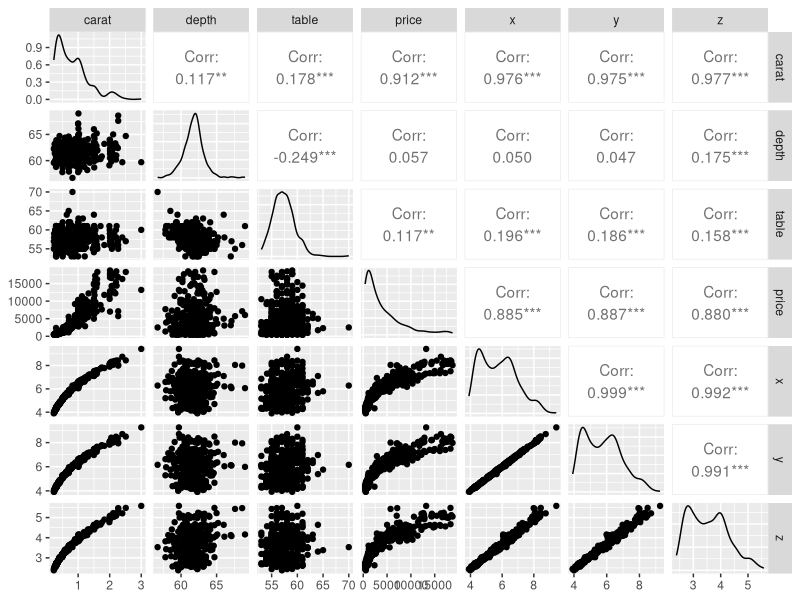
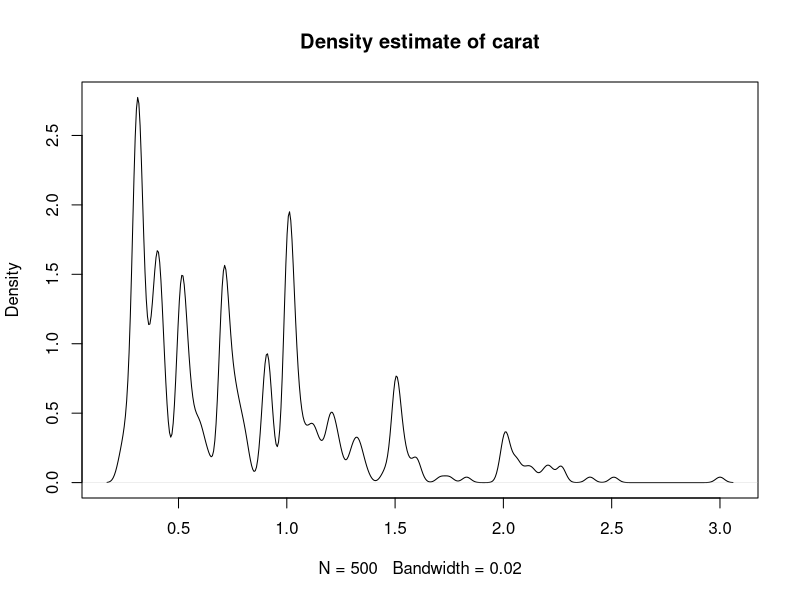
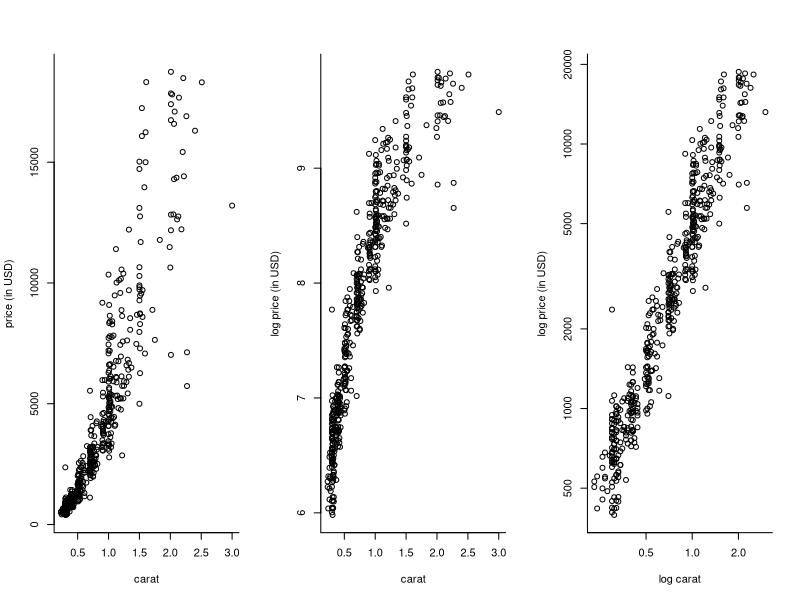
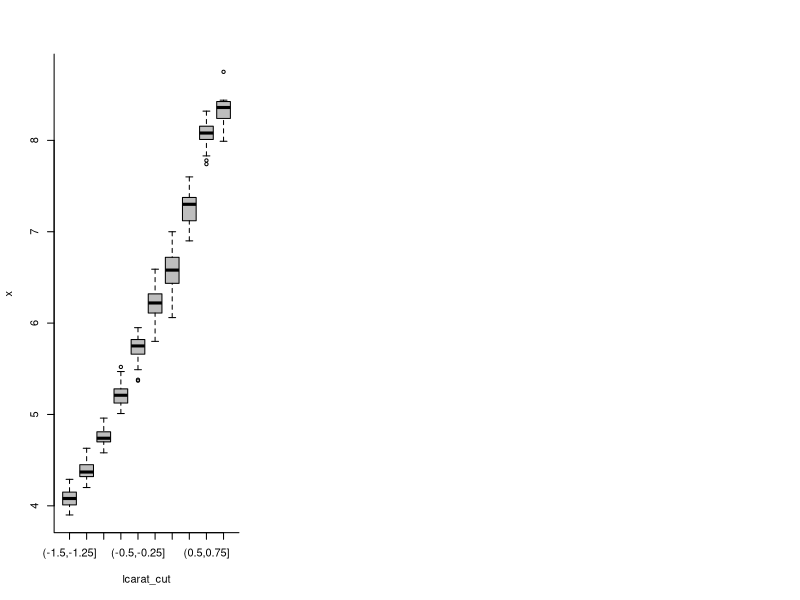
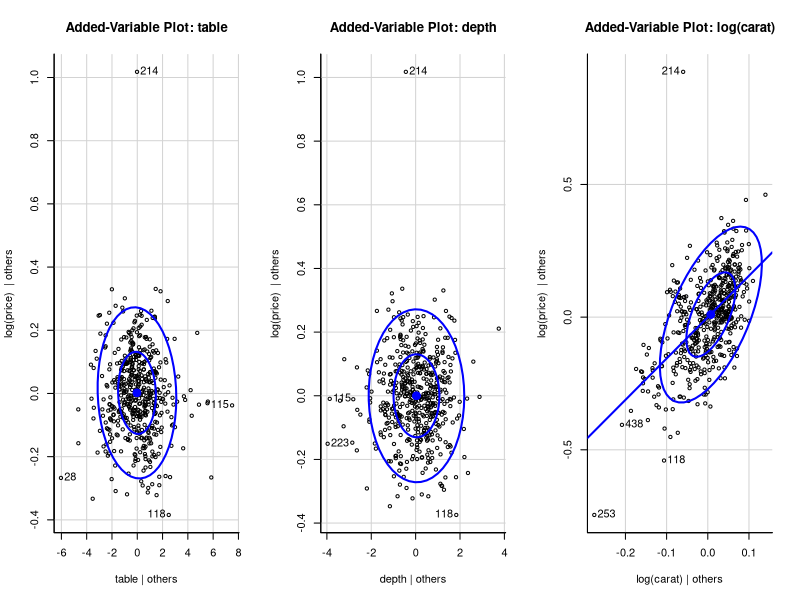

Reproduce these figures in R, in order. (Note: this script raises an error after producing the figures.)
## ---- chunk 1
options(show.signif.stars=FALSE)
bl <- scales::alpha("black", 0.5)
par(pch = 20, col = bl, bty = "l")
rm(list = ls())
## ---- chunk 2
#install.packages("ggplot2")
library(ggplot2); library(car)
data(diamonds, package = "ggplot2")
help(diamonds)
#Subsample because the dataset is very large
set.seed(1234) #Fix RNG seed so as to make output reproducible
di <- diamonds[sample.int(size = 500, replace = FALSE, n = nrow(diamonds)), ]
attach(di)
## ---- chunk 3
str(di)
apply(di, 2, range)
print(GGally::ggpairs(di[,-(2:4)], progress = FALSE))
table(cut)
table(clarity)
table(color)
graphics.off()
plot(density(carat, bw = 0.02), main = "Density estimate of carat")
## ---- chunk 4
par(mfrow = c(1, 3), bty = "l")
plot(x = carat, y = price, ylab = "price (in USD)", xlab = "carat")
plot(carat, log(price), ylab = "log price (in USD)", xlab = "carat")
plot(carat, price, log="xy", ylab = "log price (in USD)", xlab = "log carat")
## ---- chunk 5
lcarat_cut <- cut(log(carat), breaks = seq(-1.5, 1, by = 0.25))
boxplot(x ~ lcarat_cut, col = 'grey')
## ---- chunk 6
#Small model
redu_mod <- lm(log(price) ~ log(carat))
#Unordered factors (so they are interpretable)
#Ordered factors use an orthogonal decomposition
cut <- factor(cut, ordered = FALSE)
color <- factor(color, ordered = FALSE)
clarity <- factor(clarity, ordered = FALSE)
#Full additive model
full_mod <- lm(log(price) ~ log(carat) + cut + color + clarity + depth + table + x)
summ_full <- summary(full_mod)
knitr::kable(coef(summ_full), digits = 3)
RSS_full <- summ_full$sigma^2 * summ_full$df[2]
#RSS_full <- crossprod(resid(full_mod))[1]
## ---- chunk 7
par(mfrow = c(1, 3))
car::avPlot(full_mod, variable = "table", ellipse = TRUE, col.lines = NULL)
#spherical implies no correlation
car::avPlot(full_mod, variable = "depth", ellipse = TRUE, col.lines = NULL) 
car::avPlot(full_mod, variable = "log(carat)", ellipse = TRUE)
## ---- chunk 8
anova(lm(log(price) ~ log(carat) + cut + color + clarity + x), full_mod)
## ---- chunk 9
drop1(lm(log(price) ~ log(carat) + cut + color + clarity + x), test = "F")
## ---- chunk 10
add_step1 <- add1(redu_mod, scope = formula(full_mod), scale = RSS_full, test = "F")
form <- deparse(formula(redu_mod))
while(length(which(add_step1[,"Pr(>F)"] < 0.05)) > 0){
  new_var <- rownames(add_step1)[which.max(add_step1[,"F value"])]
  form <- paste(form, new_var, sep = " + ")
  add_step1 <- add1(update(redu_mod, formula = form), 
                    scope = formula(full_mod), scale = RSS_full, test = "F")
}
## ---- chunk 11
add1(lm(formula = form, data = di),
        scope =  as.formula(paste(form, "+ log(carat):color + log(carat):clarity + 
                                  log(carat):cut", collapse = "")),
     test = "F")
## ---- chunk 12
BIC_search <- formula(step(full_mod, trace = 0, k = log(nrow(di)))) #BIC
#Search within space of main effect-only models
BIC_mod <- lm(BIC_search, data = di) 
final_mod <- lm(log(price) ~ log(carat) + cut + color + clarity + 
                  x + table + log(carat):cut, data = di)
#summary(final_mod)
## ---- chunk 13
#Leave-one-out cross validation
PRESS <- function(model){crossprod(rstandard(model, type = "pred"))[1,1]}
round(c("reduced model" = PRESS(redu_mod), #underfit?
        "final model " = PRESS(final_mod),
        "full model" = PRESS(full_mod)),
  digits = 2) #overfitting
## ---- chunk 14
K <- 10
#Manually perform cross fold validation
KfoldCV <- function(fitted.mod, K, ...){
  data <- model.matrix(fitted.mod) #design matrix
  y <- fitted.mod$model[,1] #response
  n <- nrow(data)
  #Shuffle the indices
  inds <- sample.int(n = n, size = n, replace = FALSE)
  #Split into K groups of ~ equal size (from https://stackoverflow.com/a/16275428)
  form_group <- function(x, n){ split(x, cut(seq_along(x), n, labels = FALSE)) }
  groups <- form_group(inds, K)
  #Obtain prediction from K-folds
  preds <- rep(NA, n)
  for(j in 1:K){
   preds[groups[[j]]] <- data[groups[[j]],] %*% 
                            lm(y[-groups[[j]]] ~ -1 + data[-groups[[j]],])$coef
  } 
  #Compute prediction error
  crossprod(preds - y)[1,1]
}
## Because splitting is random, get different answer
round(c("reduced model" = median(replicate(KfoldCV(fitted.mod = redu_mod, K = K), n = 100)),
        "final model " = median(replicate(KfoldCV(fitted.mod = final_mod, K = K), n = 100)),
        "additive forward" = median(replicate(KfoldCV(fitted.mod = BIC_mod, K = K), n = 100))),
        digits = 2)
## ---- chunk 15
par(mfrow = c(2, 2), mar = c(5, 5, 1.5, 0.5))
bl <- scales::alpha("black", 0.5) #semi-transparent black
n <- nrow(di)
#plot(final_mod)

#Student Q-Q plot
qqPlot(final_mod, simulate = 1999, envelope = TRUE,
       ylab = "Externally studentized residuals", 
       xlab = "Theoretical student quantiles", 
       pch = 20, col = bl)
#Residuals vs fitted values
residualPlot(final_mod, type = "rstudent", quadratic = FALSE, 
             pch = 20, ylab = "Externally studentized residuals")
#Cook distance
plot(cooks.distance(final_mod), col = bl, pch = 20, ylab = "Cook's distances")
abline(h = 8/(n-2*length(coef(final_mod))), col = 2)
influencePlot(final_mod)
## ---- chunk 16
library(leaps)
#Generate random noise
simulation <- function(n = 25, p = 10, method = c("BIC", "Cp"), correlated = TRUE){
  method <- match.arg(method)
  require(leaps)
  if(correlated){
    #Simulate a random covariance matrix
    Sig<- rWishart(1, p + 2, diag(1, p) / (p + 2) + matrix(0.2, ncol = p, nrow = p))[,,1]
    #Simulate homoskedastic multivariate Normal observations
    X <- mvtnorm::rmvnorm(n = n, sigma = cov2cor(Sig))
    #Create a vector with no intercept, but with some regressors
    y <- c(X[,1:5] %*% runif(5, min = -1, max = 1) + rnorm(n))
  } else{
    #Random and uncorrelated regressors and design matrix entries
    y <- rnorm(n)
    X <- matrix(rnorm(10 * n), ncol = p)
  }
  data <- data.frame(y = y, X = X)
  if(method == "BIC"){
    # Find best model of each side using BIC
    # Compute using forward - backward
    modsef <- step(lm(y~1), direction = "both", k = log(nrow(X)), 
                   scope = list(lower = ~1, upper = ~.), data = data, trace = FALSE)
    modseb <- step(lm(y~., data = data), direction = "both", k = log(nrow(X)), 
                   scope = list(lower = ~1, upper = ~.), data = data, trace = FALSE)
    ind <- which.min(c(BIC(modsef), BIC(modseb)))
    lmod <- switch(ind, modsef, modseb)
  } else if (method == "Cp"){
    # Same thing, with Mallow's CP
    modse <- leaps(x = X, y = y, method = "Cp")
    #Pick the model with the lowest Cp value
    # verify this is not the intercept-only model
    which_cols <- sum(modse$which[which.min(modse$Cp),])
    if(sum(which_cols == 0)){
      lmod <- lm(y ~ 1)  #if intercept-only
    } else{
      lmod <- lm(y ~ X[,modse$which[which.min(modse$Cp),]]) 
      #else keep only the columns from model with lowest Cp
    }
  }
  #Return P-value from summary (also fit the correct model)
  if(correlated){
    c(summary(lmod)[[4]][1,4], summary(lm(y~X[,1:5]))[[4]][1,4])
    } else{
    c(summary(lmod)[[4]][1,4], summary(lm(y~1))[[4]][1,4])  
    }
}

nrep <- 5000L
#Run simulation 5000 times with BIC as model selection, n = 25, p = 10
simu1 <- replicate(simulation(n = 25, correlated = FALSE), n = nrep)
rownames(simu1) <- c("BIC", "Correct")
#Empirical coverage
cov_uncor_BIC <- cbind(rowMeans(simu1 < 0.1), rowMeans(simu1 < 0.05), rowMeans(simu1 < 0.01))
dimnames(cov_uncor_BIC) <- list("model" = c("Lowest BIC model", "Correct model"), 
                                             "size" = c("0.1","0.05","0.01"))
cat("Uncorrelated variables, model selection using BIC")
print(cov_uncor_BIC)
datf <- data.frame(x = as.vector(t(simu1)), selected = 
                     as.factor(rep(c("Lowest BIC model", "Correct model"), each = nrep)))
ggplot2::ggplot(dat = datf, aes(x=x, fill=selected)) +
    geom_histogram(alpha=.4, bins = 20, boundary = 0, position="identity") +
 theme(legend.position="top")


#Same, this time with strongly correlated variables
simu2 <- replicate(simulation(n = 25, correlated = TRUE), n = nrep)
cov_cor_BIC <- cbind(rowMeans(simu2 < 0.1), rowMeans(simu2 < 0.05), rowMeans(simu2 < 0.01))
dimnames(cov_cor_BIC) <- list("model" = c("Lowest BIC model", "Correct model"), 
                              "size" = c("0.1","0.05","0.01"))
cat("Correlated variables, model selection using BIC")
print(cov_cor_BIC)


simu3 <- replicate(simulation(n = 25, correlated = FALSE, method = "Cp"), n = nrep)
rownames(simu3) <- c("Cp", "Correct")
#Empirical coverage
cov_uncor_CP <- cbind(rowMeans(simu3 < 0.1), rowMeans(simu3 < 0.05), rowMeans(simu3 < 0.01))
dimnames(cov_uncor_CP) <- list("model" = c("Lowest Cp model", "Correct model"), 
                               "size" = c("0.1","0.05","0.01"))
cat("Uncorrelated variables, model selection using Mallow's Cp")
print(cov_uncor_CP)

simu4 <- replicate(simulation(n = 25, correlated = TRUE, method = "Cp"), n = nrep)
cov_cor_CP <- cbind(rowMeans(simu4 < 0.1), rowMeans(simu4 < 0.05), rowMeans(simu4 < 0.01))
dimnames(cov_cor_CP) <- list("model" = c("Lowest Cp model", "Correct model"), "size" = c("0.1","0.05","0.01"))
cat("Correlated variables, model selection using Mallow's Cp")
print(cov_cor_CP)
datf <- data.frame(x = as.vector(t(simu4)), selected = 
                     as.factor(rep(c("Lowest Cp model", "Correct model"), each = nrep)))
ggplot2::ggplot(dat = datf, aes(x=x, fill=selected)) +
    geom_histogram(alpha=.4, bins = 20, boundary = 0, position="identity") +
 theme(legend.position="top")
